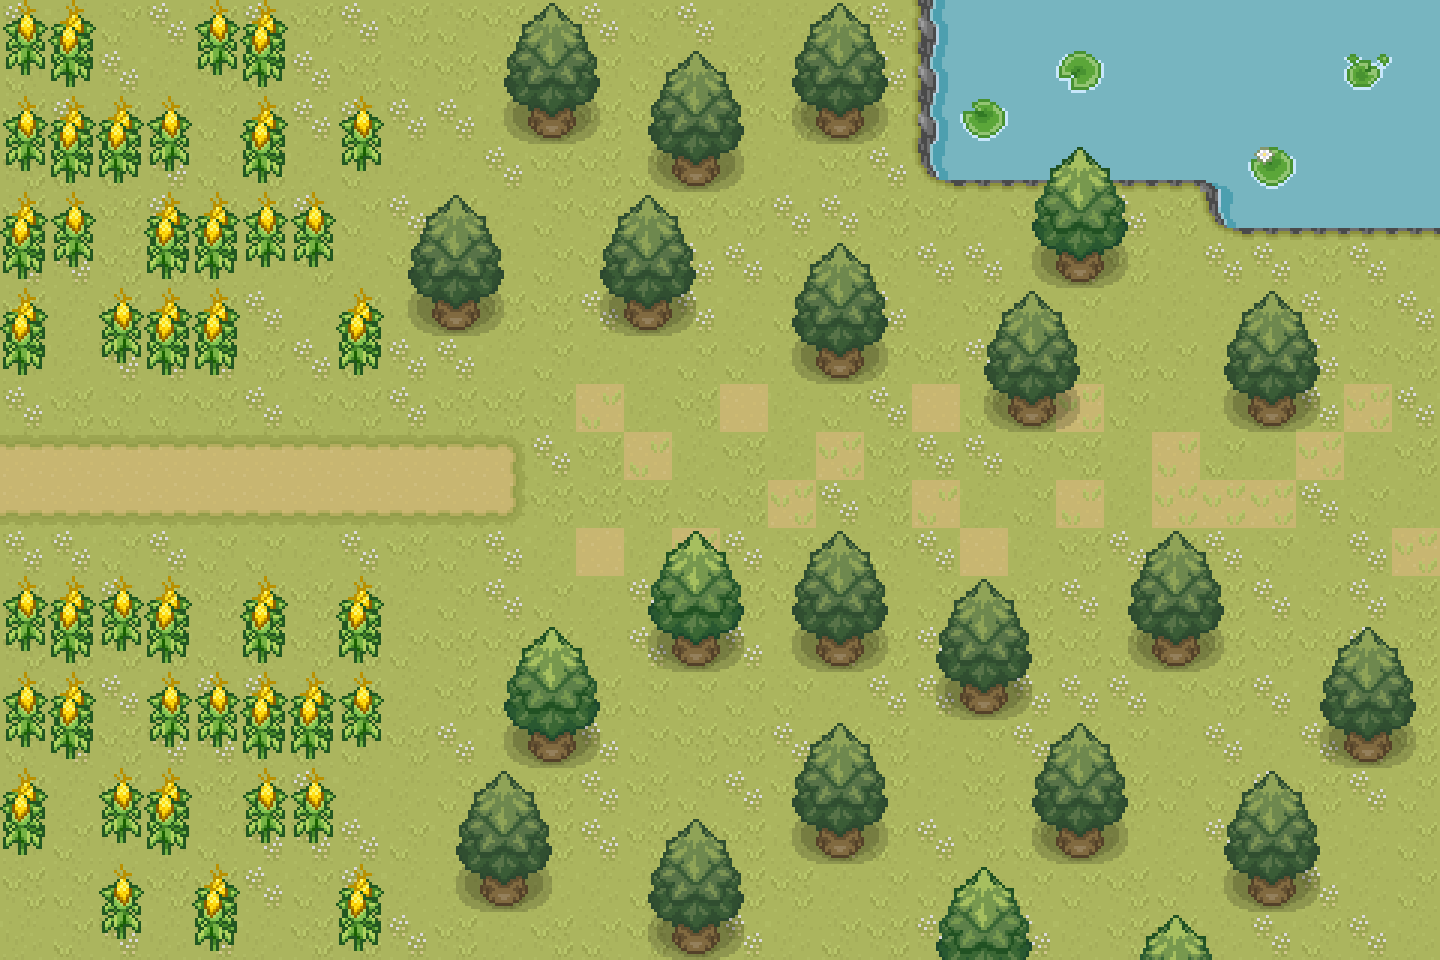

A level layout from a 2D game, rendered from its tile map. Below: a short description, then the map file with its tile-grid data intact:
An orthogonal 30x20 tile map with 48x48 px tiles, 2 tile layers (Terrain, Tree0), 4 tilesets.

<map version="1.10" tiledversion="1.11.2" orientation="orthogonal" renderorder="right-down" width="30" height="20" tilewidth="48" tileheight="48" infinite="0" nextlayerid="5" nextobjectid="1">
 <tileset firstgid="1" source="../tilemap/Farm_Terrain.tsx" />
 <tileset firstgid="257" source="../tilemap/Farm_Crop.tsx" />
 <tileset firstgid="513" source="../tilemap/Farm_Crop_2.tsx" />
 <tileset firstgid="769" source="../tilemap/Farm_Others.tsx" />
 <layer id="1" name="Terrain" width="30" height="20" opacity="0.9">
  <data encoding="csv">
3,18,2,3,2,3,19,3,19,2,19,2,3,2,3,18,18,19,3,145,146,146,146,146,146,146,146,146,146,146,
2,18,3,18,19,2,3,19,2,19,19,19,2,2,18,19,18,3,3,145,146,146,146,146,146,146,146,146,146,146,
19,3,2,2,2,2,3,3,3,3,18,19,19,19,2,2,19,19,2,145,146,146,146,146,146,146,146,146,146,146,
19,2,2,3,2,19,18,2,18,18,3,19,19,2,18,18,18,19,3,161,162,162,162,162,162,153,146,146,146,146,
19,18,19,3,2,19,3,2,3,19,18,2,19,2,19,19,3,3,19,19,18,19,18,3,19,166,162,162,162,162,
3,3,19,19,2,18,19,18,19,3,18,2,19,18,3,3,2,19,2,3,3,18,3,19,18,3,3,19,3,18,
19,18,19,18,2,3,18,2,18,18,19,19,3,18,3,18,2,2,3,18,19,18,2,18,18,18,2,3,2,3,
18,18,3,3,3,19,3,2,3,3,18,2,18,18,2,2,18,19,2,19,3,3,19,19,2,18,19,3,2,19,
3,19,2,2,19,3,2,19,3,19,19,2,20,18,19,50,18,2,3,50,2,19,21,2,18,18,2,3,21,3,
34,34,34,34,34,34,34,34,34,34,35,3,19,20,18,19,18,21,19,3,3,2,19,18,20,2,18,21,18,19,
66,66,66,66,66,66,66,66,66,66,67,19,19,19,2,19,21,3,19,20,18,2,20,18,21,21,21,3,2,18,
3,3,2,3,2,2,18,3,19,2,3,18,50,18,21,3,2,18,2,3,50,18,19,3,2,3,2,18,3,21,
2,18,3,2,19,2,19,2,18,2,3,2,18,3,18,19,19,18,18,2,18,19,3,18,18,19,3,2,3,19,
19,19,19,19,2,2,19,19,2,19,19,19,18,3,19,3,18,3,19,3,3,19,19,2,2,19,19,19,3,19,
2,19,3,18,3,3,2,2,18,19,2,19,19,2,2,2,2,18,3,3,18,3,3,3,2,19,3,18,3,19,
2,3,19,3,3,2,2,2,19,3,18,18,3,2,19,19,3,19,19,18,2,3,19,2,18,3,18,3,3,19,
2,18,19,18,19,2,3,18,18,2,18,19,3,19,2,3,19,18,2,18,19,2,3,19,2,2,3,19,3,2,
18,2,18,18,2,3,3,3,2,18,18,19,3,19,2,19,18,3,2,3,19,2,18,18,18,3,2,18,18,2,
19,2,18,19,19,3,2,3,18,18,19,18,18,2,18,19,19,18,2,2,18,2,2,19,2,18,18,3,18,2,
18,2,3,18,3,18,19,19,3,19,18,19,2,19,19,3,18,2,19,3,18,3,18,19,19,18,3,2,3,18
</data>
 </layer>
 <layer id="2" name="Tree0" width="30" height="20">
  <data encoding="csv">
2147484264,2147484008,0,0,2147484264,2147484008,0,0,0,0,922,923,924,0,0,0,922,923,924,0,0,0,0,0,0,0,0,0,0,0,
2147484280,2147484024,0,0,2147484280,2147484024,0,0,0,0,938,939,940,922,923,924,938,939,940,0,0,0,977,0,0,0,0,0,983,0,
2147484264,2147484008,2147484008,2147484264,0,2147484008,0,2147484264,0,0,954,955,956,938,939,940,954,955,956,0,978,0,0,0,0,0,0,0,0,0,
2147484280,2147484024,2147484024,2147484280,0,2147484024,0,2147484280,0,0,0,0,0,954,955,956,0,0,0,0,0,918,919,920,0,0,982,0,0,0,
2147484008,2147484264,0,2147484008,2147484008,2147484264,2147484264,0,922,923,924,0,922,923,924,0,0,0,0,0,0,934,935,936,0,0,0,0,0,0,
2147484024,2147484280,0,2147484024,2147484024,2147484280,2147484280,0,938,939,940,0,938,939,940,0,922,923,924,0,0,950,951,952,0,0,0,0,0,0,
2147484008,0,2147484264,2147484008,2147484008,0,0,2147484008,954,955,956,0,954,955,956,0,938,939,940,0,922,923,924,0,0,922,923,924,0,0,
2147484024,0,2147484280,2147484024,2147484024,0,0,2147484024,0,0,0,0,0,0,0,0,954,955,956,0,938,939,940,0,0,938,939,940,0,0,
0,0,0,0,0,0,0,0,0,0,0,0,0,0,0,0,0,0,0,0,954,955,956,0,0,954,955,956,0,0,
0,0,0,0,0,0,0,0,0,0,0,0,0,0,0,0,0,0,0,0,0,0,0,0,0,0,0,0,0,0,
0,0,0,0,0,0,0,0,0,0,0,0,0,0,0,0,0,0,0,0,0,0,0,0,0,0,0,0,0,0,
0,0,0,0,0,0,0,0,0,0,0,0,0,918,919,920,922,923,924,0,0,0,0,922,923,924,0,0,0,0,
2147484264,2147484008,2147484264,2147484008,0,2147484008,0,2147484008,0,0,0,0,0,934,935,936,938,939,940,922,923,924,0,938,939,940,0,0,0,0,
2147484280,2147484024,2147484280,2147484024,0,2147484024,0,2147484024,0,0,918,919,920,950,951,952,954,955,956,938,939,940,0,954,955,956,0,922,923,924,
2147484264,2147484008,0,2147484264,2147484264,2147484008,2147484008,2147484264,0,0,934,935,936,0,0,0,0,0,0,954,955,956,0,0,0,0,0,938,939,940,
2147484280,2147484024,0,2147484280,2147484280,2147484024,2147484024,2147484280,0,0,950,951,952,0,0,0,922,923,924,0,0,922,923,924,0,0,0,954,955,956,
2147484008,0,2147484264,2147484008,0,2147484264,2147484264,0,0,922,923,924,0,0,0,0,938,939,940,0,0,938,939,940,0,922,923,924,0,0,
2147484024,0,2147484280,2147484024,0,2147484280,2147484280,0,0,938,939,940,0,922,923,924,954,955,956,0,0,954,955,956,0,938,939,940,0,0,
0,0,2147484264,0,2147484008,0,0,2147484008,0,954,955,956,0,938,939,940,0,0,0,918,919,920,0,0,0,954,955,956,0,0,
0,0,2147484280,0,2147484024,0,0,2147484024,0,0,0,0,0,954,955,956,0,0,0,934,935,936,0,918,919,920,0,0,0,0
</data>
 </layer>
</map>
